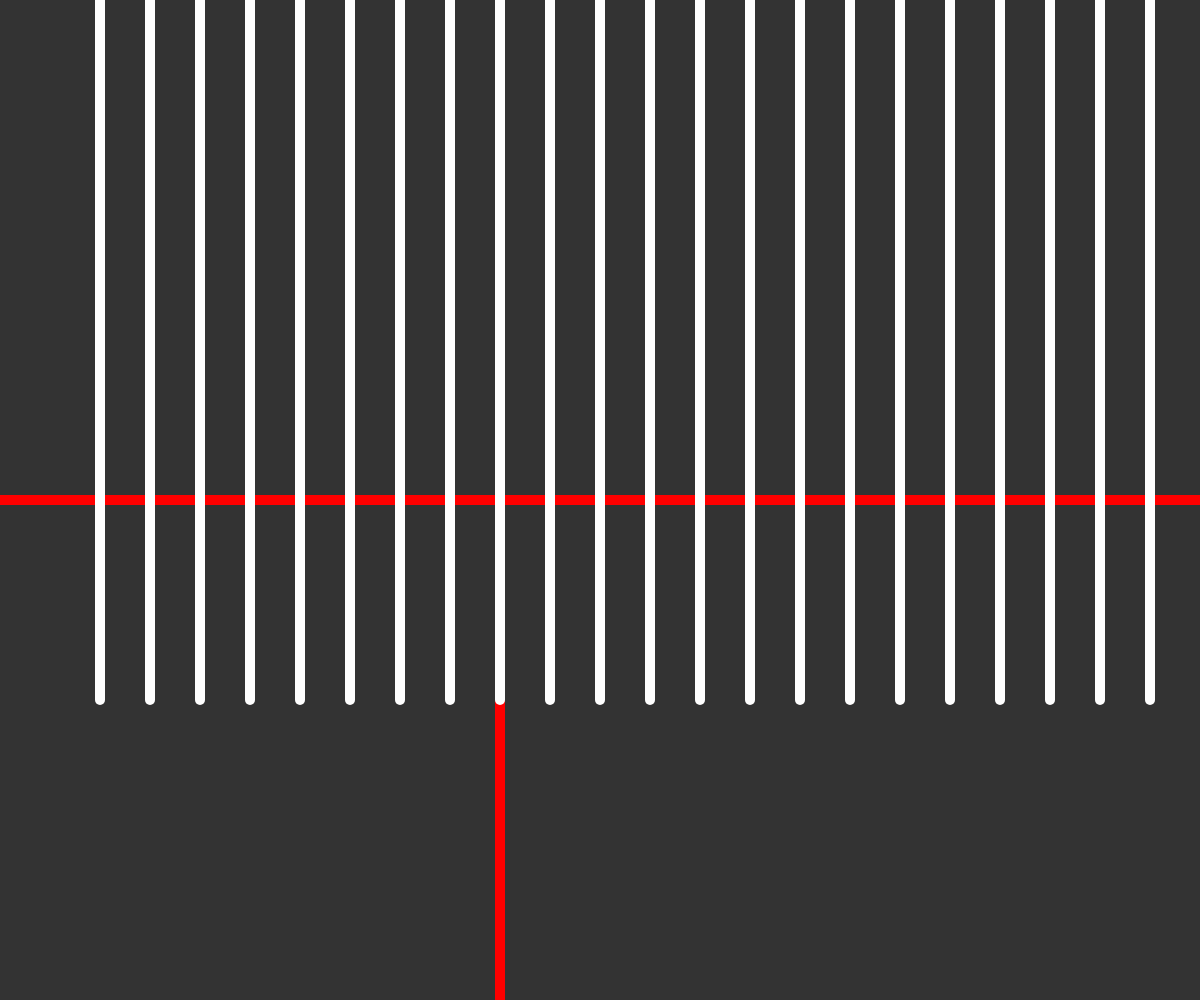
Frame 1 (no input)
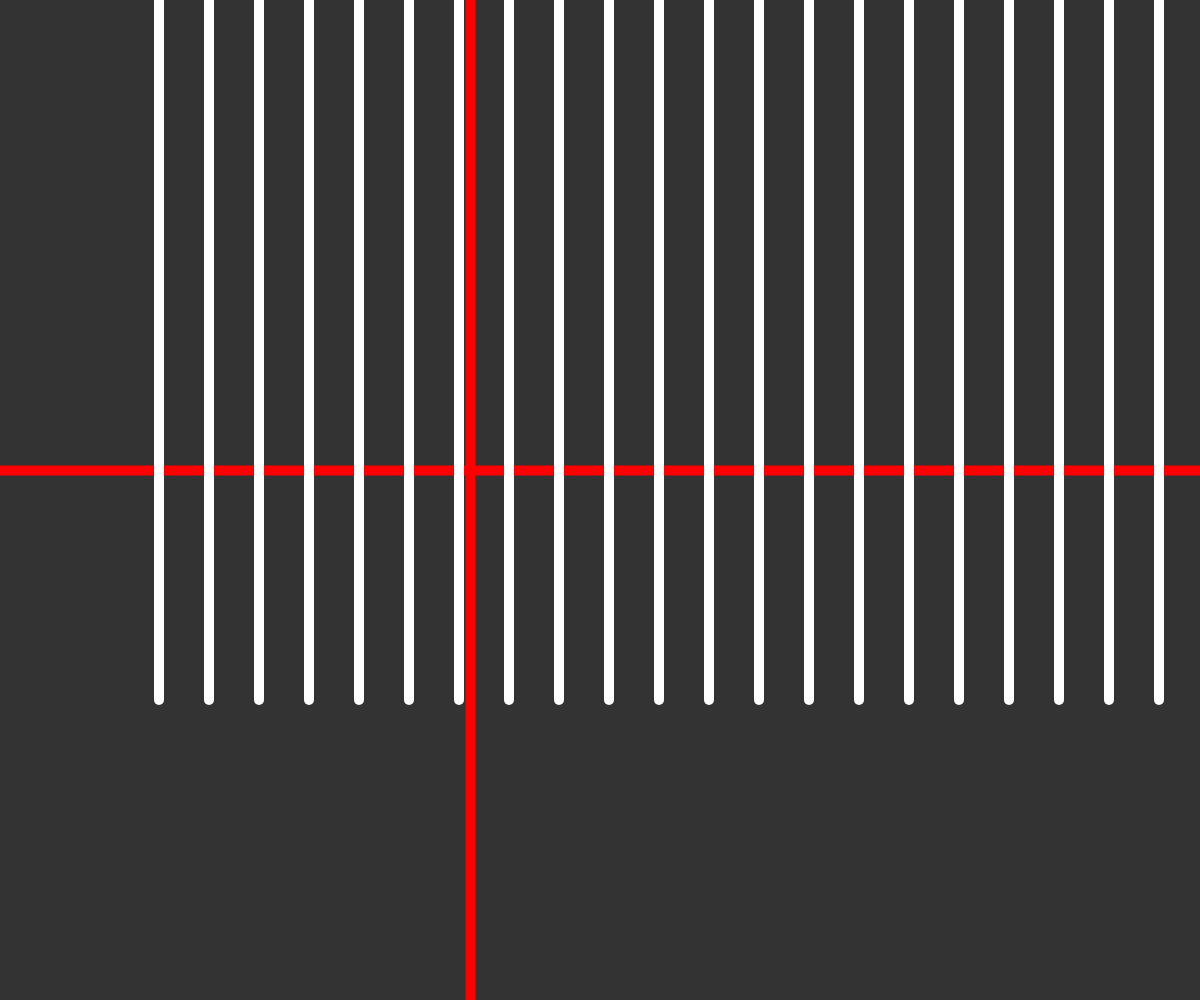
Frame 60 (no input)
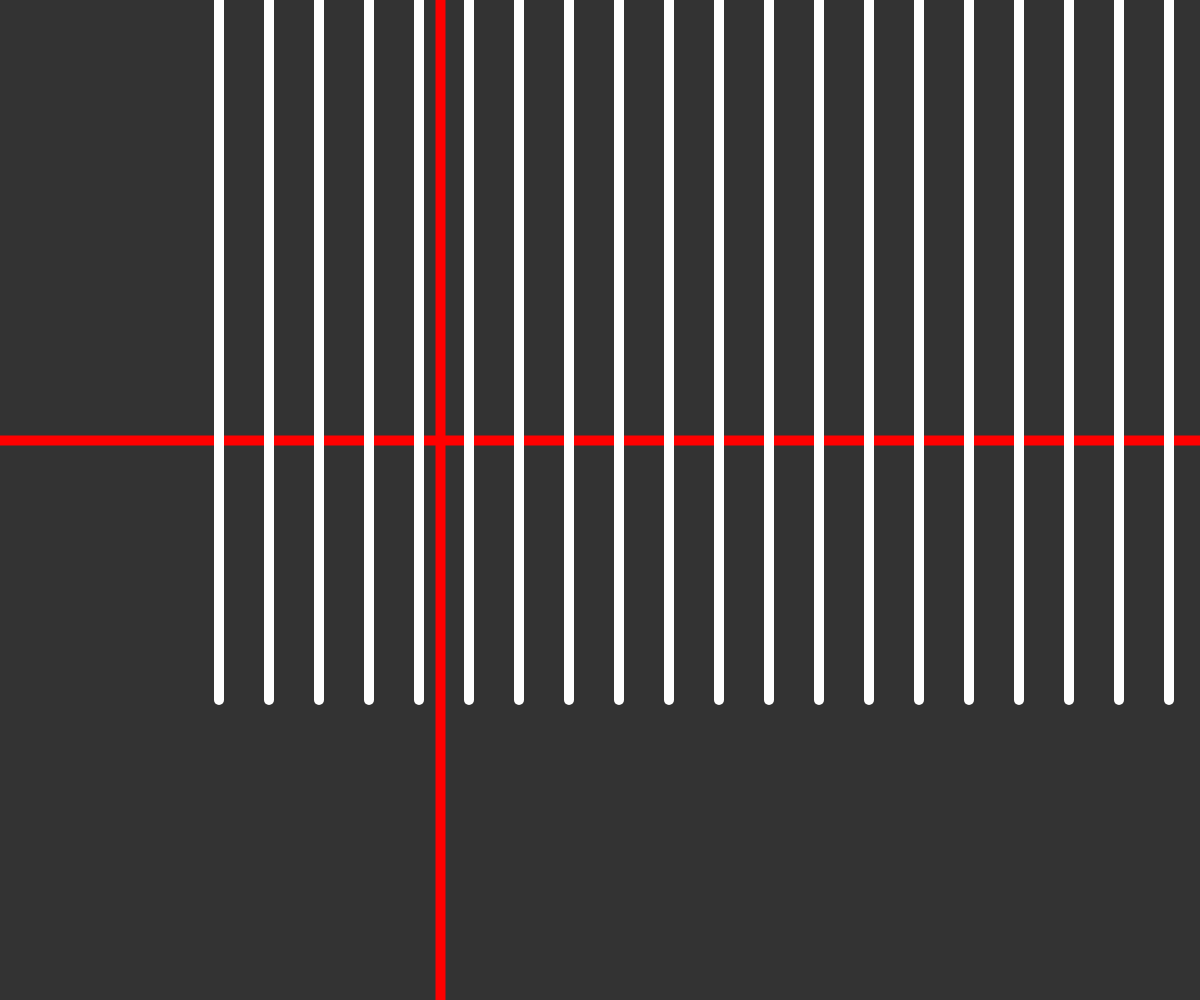
Frame 120 (the mouse pressed at the canvas centre since frame 60)

The p5.js sketch that drew these frames (run headless with seeded random() and noise() and a simulated clock; from frame 60 on, the mouse is pressed at the canvas centre):

// p5.js sketch
// ── sketch.js
console.log('moving lines 2');

let offset = 0; 
let b;
let a;
function setup() {
  createCanvas(windowWidth, windowHeight);
  background(0);
  strokeWeight(10);
  
  noFill();
  b = height / 2;
  a = height / 2;
  
  }


function draw(){

  background(51);

  push();
  stroke('red');
 
  stroke('red');
  line(a, 0, a, height);
  a = a - 0.5;
  if (a < 0) {
    a = height;
  }

 
  line(0, b, width, b);
  
  b = b - 0.5;
  if (b < 0) {
    b = height;
  }



pop();
  stroke('white');


 
  for (let i = 100; i < width; i += 50) {
    
    line(i + offset, 0 , i + offset, 700);
    
     }

offset = offset + 1;
if (offset > width){
  offset = 0;
}
}
  
